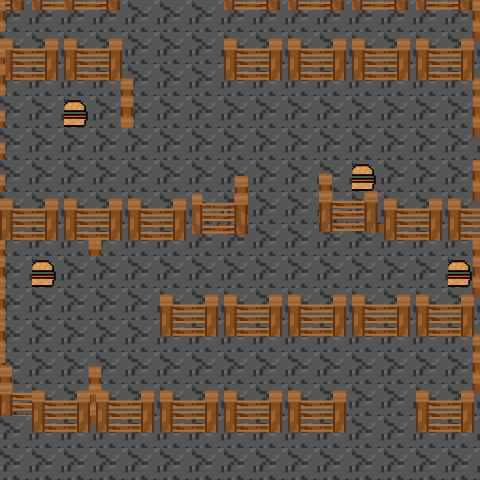

Rendered tile map (Tiled .tmx) drawn with the repository's tilesets; below, a short description and the full map source, tile grids included:
An orthogonal 15x15 tile map with 32x32 px tiles, 4 tile layers (groundLayer, fenceLayer2, fenceLayer, burgerLayer), 2 tilesets.

<map version="1.5" tiledversion="1.7.2" orientation="orthogonal" renderorder="right-down" width="15" height="15" tilewidth="32" tileheight="32" infinite="0" nextlayerid="5" nextobjectid="1">
 <editorsettings>
  <export target="burger.json" format="json" />
 </editorsettings>
 <tileset firstgid="1" name="item" tilewidth="32" tileheight="32" tilecount="160" columns="10">
  <image source="item.png" width="345" height="516" />
 </tileset>
 <tileset firstgid="161" name="ground" tilewidth="32" tileheight="32" tilecount="3072" columns="64">
  <image source="ground.png" width="2048" height="1536" />
 </tileset>
 <layer id="1" name="groundLayer" width="15" height="15">
  <data encoding="csv">
16,16,16,16,16,16,16,16,16,16,16,16,16,16,16,
16,16,16,16,16,16,16,16,16,16,16,16,16,16,16,
16,16,16,16,16,16,16,16,16,16,16,16,16,16,16,
16,16,16,16,16,16,16,16,16,16,16,16,16,16,16,
16,16,16,16,16,16,16,16,16,16,16,16,16,16,16,
16,16,16,16,16,16,16,16,16,16,16,16,16,16,16,
16,16,16,16,16,16,16,16,16,16,16,16,16,16,16,
16,16,16,16,16,16,16,16,16,16,16,16,16,16,16,
16,16,16,16,16,16,16,16,16,16,16,16,16,16,16,
16,16,16,16,16,16,16,16,16,16,16,16,16,16,16,
16,16,16,16,16,16,16,16,16,16,16,16,16,16,16,
16,16,16,16,16,16,16,16,16,16,16,16,16,16,16,
16,16,16,16,16,16,16,16,16,16,16,16,16,16,16,
16,16,16,16,16,16,16,16,16,16,16,16,16,16,16,
16,16,16,16,16,16,16,16,16,16,16,16,16,16,16
</data>
 </layer>
 <layer id="4" name="fenceLayer2" width="15" height="15">
  <data encoding="csv">
116,0,0,0,0,0,0,0,0,0,0,0,0,0,51,
122,123,122,123,0,0,0,0,0,0,0,0,0,0,61,
132,133,132,133,0,0,0,0,0,0,0,0,0,0,41,
0,0,0,0,0,0,0,0,0,0,0,0,0,0,51,
0,0,0,0,0,0,0,0,0,0,0,0,0,0,61,
0,0,0,0,0,0,0,0,0,0,0,0,0,0,51,
0,0,0,0,0,0,0,0,0,0,0,0,0,0,61,
42,0,41,42,0,0,61,62,0,0,0,61,62,0,41,
52,0,0,0,0,0,0,0,0,0,0,0,0,0,51,
52,0,0,0,0,0,0,0,0,0,0,0,0,0,61,
52,0,0,0,0,0,0,0,0,0,0,0,0,0,41,
52,0,41,42,0,0,0,0,0,0,0,0,0,0,51,
0,0,51,52,0,0,0,0,0,0,0,0,0,0,61,
0,0,61,62,0,0,0,0,0,0,0,0,0,0,0,
0,0,0,0,0,0,0,0,0,0,0,0,0,0,0
</data>
 </layer>
 <layer id="2" name="fenceLayer" width="15" height="15">
  <data encoding="csv">
52,115,115,116,0,0,0,115,116,115,116,115,116,115,116,
42,0,0,0,0,0,0,122,123,122,123,122,123,122,123,
52,0,0,41,42,0,0,132,133,132,133,132,133,132,133,
42,0,0,51,52,0,0,0,0,0,0,0,0,0,0,
42,0,0,0,0,0,0,0,0,0,0,0,0,0,0,
42,0,0,0,0,0,95,96,0,91,92,93,0,0,0,
122,123,122,123,122,123,105,106,0,101,102,103,122,123,122,
132,133,132,133,132,133,115,116,0,111,112,113,132,133,132,
0,0,0,0,0,0,0,0,0,0,0,0,0,0,0,
0,0,0,0,0,122,123,122,123,122,123,122,123,122,123,
0,0,0,0,0,132,133,132,133,132,133,132,133,132,133,
92,0,0,0,0,0,0,0,0,0,0,0,0,0,0,
102,122,123,122,123,122,123,122,123,122,123,0,0,122,123,
0,132,133,132,133,132,133,132,133,132,133,0,0,132,133,
0,0,0,0,0,0,0,0,0,0,0,0,0,0,0
</data>
 </layer>
 <layer id="3" name="burgerLayer" width="15" height="15">
  <data encoding="csv">
0,0,0,0,0,0,0,0,0,0,0,0,0,0,0,
0,0,0,0,0,0,0,0,0,0,0,0,0,0,0,
0,0,0,0,0,0,0,0,0,0,0,0,0,0,0,
0,0,128,0,0,0,0,0,0,0,0,0,0,0,0,
0,0,0,0,0,0,0,0,0,0,0,0,0,0,0,
0,0,0,0,0,0,0,0,0,0,0,128,0,0,0,
0,0,0,0,0,0,0,0,0,0,0,0,0,0,0,
0,0,0,0,0,0,0,0,0,0,0,0,0,0,0,
0,128,0,0,0,0,0,0,0,0,0,0,0,0,128,
0,0,0,0,0,0,0,0,0,0,0,0,0,0,0,
0,0,0,0,0,0,0,0,0,0,0,0,0,0,0,
0,0,0,0,0,0,0,0,0,0,0,0,0,0,0,
0,0,0,0,0,0,0,0,0,0,0,0,0,0,0,
0,0,0,0,0,0,0,0,0,0,0,0,0,0,0,
0,0,0,0,0,0,0,0,0,0,0,0,0,0,0
</data>
 </layer>
</map>
